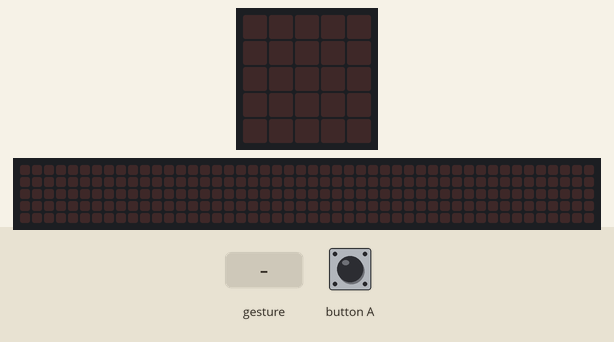
A program run on a simulated BBC micro:bit running MicroPython. Parts: the board's 5×5 LED display, a strip that is not on the board, showing the scrolling text unrolled. Inputs (shaded band) come from the test bench. A tilt is held for 1.5 s and a shake lasts 1 s, then the board lies face up again; the 48×5 strip is a reading aid, not a part: it shows the text the display is scrolling, unrolled, one strip-width of it at a time.

Above: at 1.2 s.
1.3 s: button A pressed for 0.15 s
At 1.4 s:
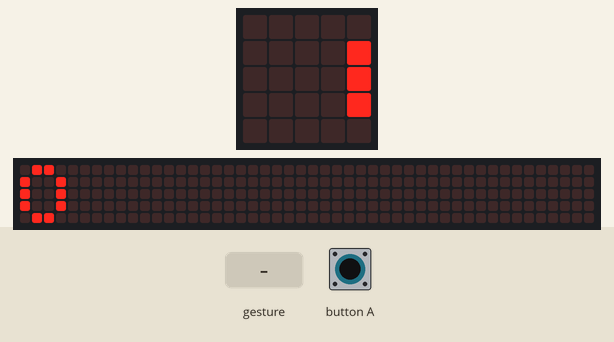
4.3 s: gesture 'shake'
At 4.58 s:
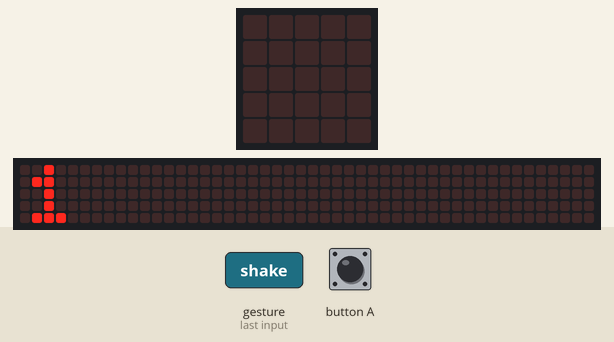
Timing chart, 0 to 7.3 s (numbered marks = the images above; inputs shaded):
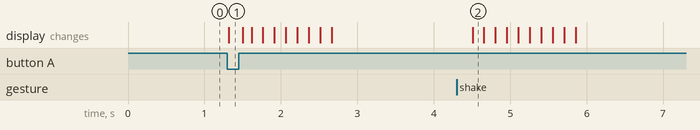

Measured:
- after the input at 1.3 s, the display: changes at once (image 1)
- after the input at 4.3 s, the display: changes after 0.21 s (image 2)

The program:

main.py
```python
from microbit import *

passos = 0

while True:
    if accelerometer.was_gesture("shake"):
        passos += 1
        display.scroll(passos)
    if button_a.was_pressed():
        passos = 0
        display.scroll(passos)
    sleep(20)
```
